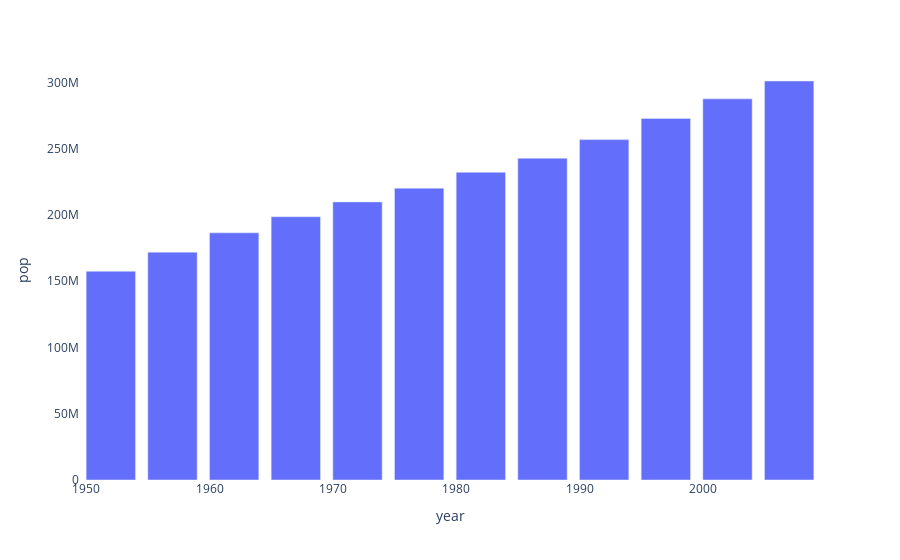

Write notebook code for a chart like this one.
### Markdown cell above
## Changing the background color

We can quickly change the background color of our chart by updating the `plot_bgcolor` attribute of the `update_layout()` method.

### Code cell
fig.update_layout(plot_bgcolor = 'white')

### Figure 1 — Plotly figure (JSON) as saved in the notebook; plotly's stock layout.template omitted (floating-point values rounded to 4 significant figures)
{"data": [{"alignmentgroup": "True", "hovertemplate": "year=%{x}<br>pop=%{y}<extra></extra>", "legendgroup": "", "marker": {"color": "#636efa", "pattern": {"shape": ""}}, "name": "", "offsetgroup": "", "orientation": "v", "showlegend": false, "textposition": "auto", "type": "bar", "x": [1952, 1957, 1962, 1967, 1972, 1977, 1982, 1987, 1992, 1997, 2002, 2007], "xaxis": "x", "y": [157553000, 171984000, 186538000, 198712000, 209896000, 220239000, 232187835, 242803533, 256894189, 272911760, 287675526, 301139947], "yaxis": "y"}], "layout": {"autosize": true, "barmode": "relative", "legend": {"tracegroupgap": 0}, "margin": {"t": 60}, "plot_bgcolor": "white", "xaxis": {"anchor": "y", "autorange": true, "domain": [0, 1], "range": [1950.0, 2010.0], "title": {"text": "year"}, "type": "linear"}, "yaxis": {"anchor": "x", "autorange": true, "domain": [0, 1], "range": [0, 317000000.0], "title": {"text": "pop"}, "type": "linear"}}}
